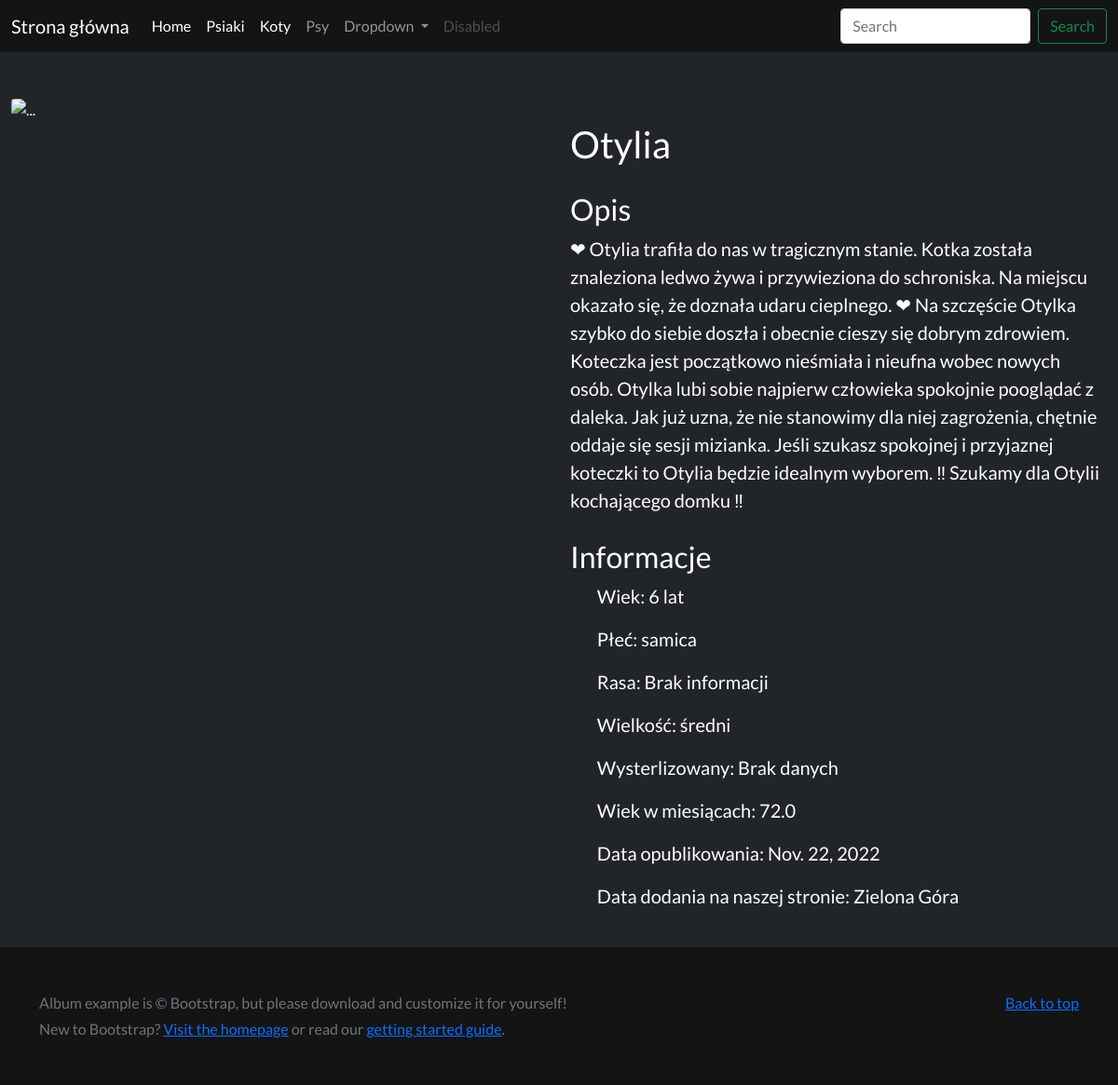
The page /animal/3/ on the database its author committed.
### shelters/models.py (models this page shows, shortened)
class Animal(models.Model):
    name = models.CharField(max_length=200)
    age = models.CharField(max_length=200)
    age_in_months = models.FloatField(default=1000)
    sex = models.CharField(max_length=200)
    breed = models.CharField(max_length=200)
    description = models.CharField(max_length=5000)
    pictures = models.CharField(max_length=2000)
    shelter = models.ForeignKey(Shelter, on_delete=models.CASCADE)
    publication_date = models.DateField(max_length=200, choices=SIZE_CHOICES)
    size = models.CharField(max_length=200)
    link = models.CharField(max_length=200)
    animal_type = models.CharField(max_length=200)
    active = models.BooleanField(default=True)
    sterilized = models.CharField(max_length=200, default="Brak danych")
    valid = models.BooleanField(default=True)
    in_shelter_from = models.CharField(max_length=200, default="Brak danych")
    created_at = models.DateTimeField(auto_now_add=True)
    updated_at = models.DateTimeField(auto_now=True)
    def first_picture(self):
        return self.pictures.split(",")[0]

class Shelter(models.Model):
    name = models.CharField(max_length=200)
    address = models.CharField(max_length=200)
    city = models.CharField(max_length=200)
    phone = models.CharField(max_length=200)
    email = models.CharField(max_length=200)
    website = models.CharField(max_length=200, primary_key=True)
    active = models.BooleanField(default=True)
    created_at = models.DateTimeField(auto_now_add=True)
    updated_at = models.DateTimeField(auto_now=True)

### shelters/views.py (the view)
# urls.py: path("animal/<int:pk>/", AnimalDetailView.as_view()),
class AnimalDetailView(DetailView):
    model = Animal
    context_object_name = "animal"
    template_name = "shelters/animal_card.html"

### shelters/templates/shelters/animal_card.html (shortened to what this page needs)
{% extends 'shelters/base.html' %}
{% block content %}
<div class="container-fluid">
    <div class="row justify-content-center text-white">
        <div class="col-12 col-md-12 col-lg-6 mb-4 mt-5  justify-content-center" style="max-width: 90%;">
            <img src={{animal.first_picture}} class="rounded " alt="...">
        </div>
        <div class="col-12 col-md-12 col-lg-6 mb-4 mt-5">
            <h1 class="fs-1" style="text-align:left">{{animal.name}} </h1>
            <h2 class="fs-2" style="text-align:left">Opis </h2>
            <p class="fs-5" style="text-align:left; overflow: auto;">{{animal.description}} </p>
            <h2 class="fs-2" style="text-align:left">Informacje </h2>
            <p class="fs-5" style="text-align:left; padding-left: 5%;">Wiek: {{animal.age}} </p>
            <p class="fs-5" style="text-align:left; padding-left: 5%;">Płeć: {{animal.sex}} </p>
            <p class="fs-5" style="text-align:left; padding-left: 5%;">Rasa: {{animal.breed}} </p>
            <p class="fs-5" style="text-align:left; padding-left: 5%;">Wielkość: {{animal.size}} </p>
            <p class="fs-5" style="text-align:left; padding-left: 5%;">Wysterlizowany: {{animal.sterilized}} </p>
            <p class="fs-5" style="text-align:left; padding-left: 5%;">Wiek w miesiącach: {{animal.age_in_months}} </p>
            <p class="fs-5" style="text-align:left; padding-left: 5%;">Data opublikowania: {{animal.publication_date}}
            </p>
            <p class="fs-5" style="text-align:left; padding-left: 5%;">Data dodania na naszej stronie:
                {{animal.shelter.city}} </p>
        </div>
    </div>
</div>
{% endblock %}

### shelters/static/shelters/style.css (style rules this page uses)
img { width: 80%; height: 100%; object-fit: cover; }
body { min-height: 100vh; margin: 0; display: grid; grid-template-rows: auto 1fr auto; }

### shelters/templates/shelters/base.html (style rules this page uses)
body { font-family: 'Lato', sans-serif; }

### rows shown on the page
Animal: name "Otylia", description "❤ Otylia trafiła do nas w tragicznym stanie. Kotka została znaleziona ledwo żywa i przywieziona do schroniska. Na miejscu okazało się, że doznała udaru cieplnego. ❤ Na szczęście Otylka szybko do siebie doszła i obecnie cieszy się dobrym zdrowiem. Koteczka jest początkowo nieśmiała i nieufna wobec nowych osób. Otylka lubi sobie najpierw człowieka spokojnie pooglądać z daleka. Jak już uzna, że nie stanowimy dla niej zagrożenia, chętnie oddaje się sesji mizianka. Jeśli szukasz spokojnej i przyjaznej koteczki to Otylia będzie idealnym wyborem. ‼ Szukamy dla Otylii kochającego domku ‼", age "6 lat", sex "samica", breed "Brak informacji", size "średni", sterilized "Brak danych", age_in_months "72.0", publication_date "Nov. 22, 2022", shelter.city "Zielona Góra"
